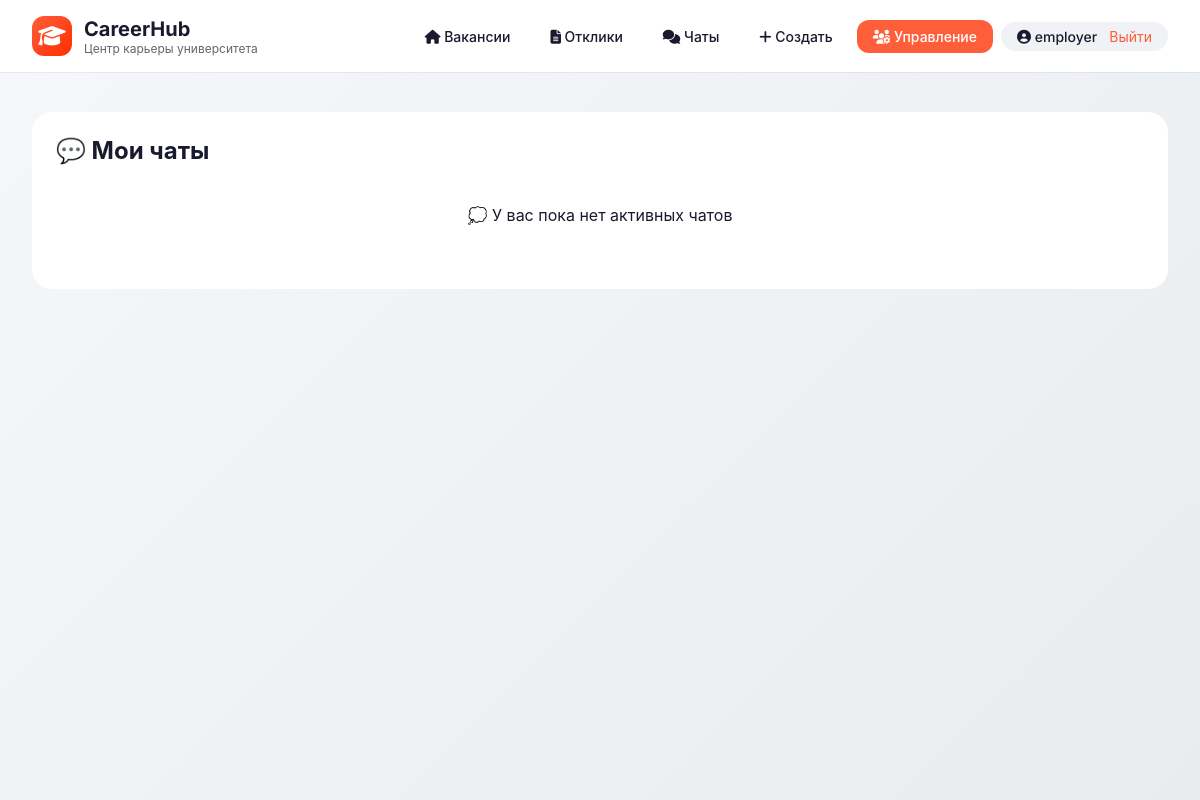
The app's page /my-chats (signed in), older data.
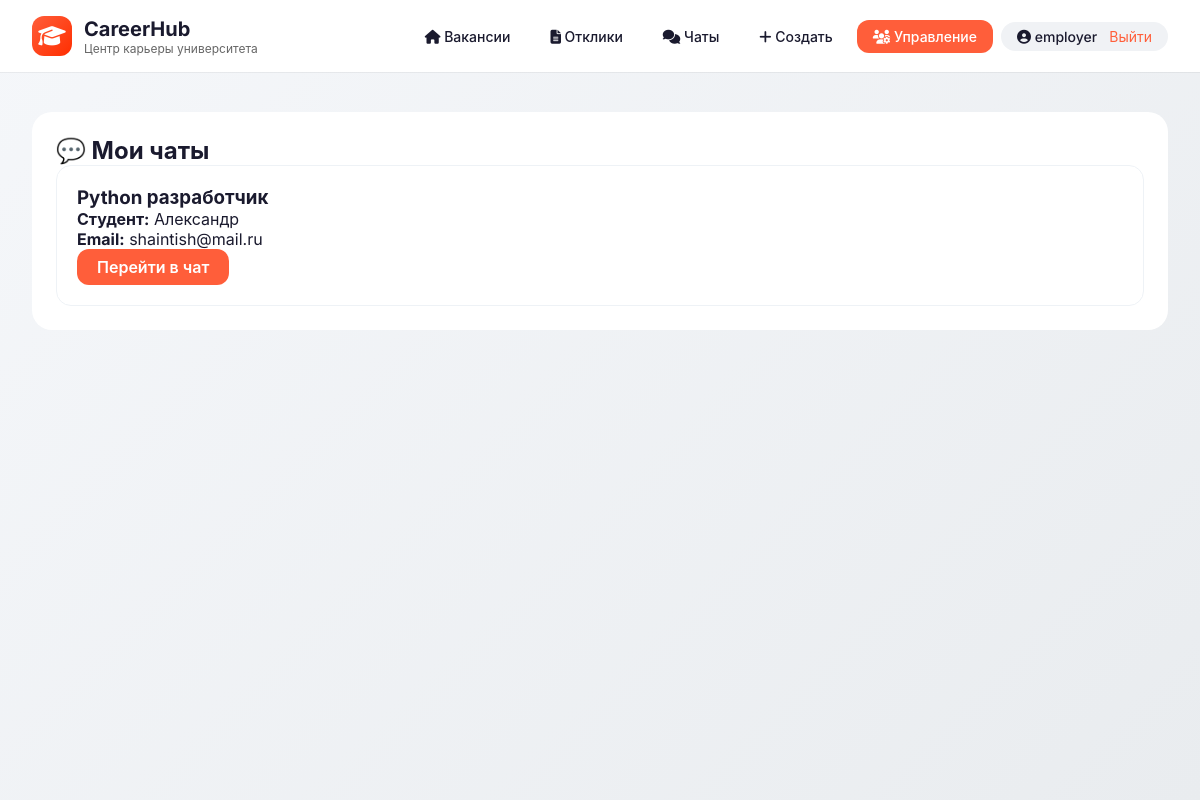
The same page, newer data.
### tables this page shows
CREATE TABLE chats (
            id INTEGER PRIMARY KEY AUTOINCREMENT,
            application_id INTEGER UNIQUE NOT NULL,
            student_email TEXT NOT NULL,
            student_name TEXT NOT NULL,
            vacancy_id INTEGER NOT NULL,
            vacancy_title TEXT NOT NULL,
            created_at TIMESTAMP DEFAULT CURRENT_TIMESTAMP
        );

### app/main.py (the view)
@app.get("/my-chats", response_class=HTMLResponse)
async def my_chats(request: Request):
    session_id = request.cookies.get("session_id")
    if not session_id or session_id not in sessions:
        return RedirectResponse(url="/login", status_code=303)
    current_user = sessions[session_id]
    if current_user.get("role") == "employer":
        all_chats = JobService.get_all_chats()
        active_chats = []
        for chat in all_chats:
            app = JobService.get_application(chat["application_id"])
            if app and app["status"] == "accepted":
                active_chats.append(chat)
    else:
        active_chats = JobService.get_chats_by_student_email(current_user.get("email"))
    return templates.TemplateResponse(
        "my_chats.html",
        {"request": request, "chats": active_chats, "user": current_user}
    )

### templates/my_chats.html
{% extends "base.html" %}
{% block content %}
<div class="table-container">
    <h2>💬 Мои чаты</h2>
    {% if chats and chats|length > 0 %}
        <div style="display: grid; gap: 20px;">
            {% for chat in chats %}
            <div style="background: white; border-radius: 15px; padding: 20px; border: 1px solid #eef2f6;">
                <h3>{{ chat.vacancy_title }}</h3>
                <p><strong>Студент:</strong> {{ chat.student_name }}</p>
                <p><strong>Email:</strong> {{ chat.student_email }}</p>
                <a href="/chat/{{ chat.application_id }}" class="btn-primary" style="display: inline-block; padding: 8px 20px;">Перейти в чат</a>
            </div>
            {% endfor %}
        </div>
    {% else %}
        <p style="text-align: center; padding: 40px;">💭 У вас пока нет активных чатов</p>
    {% endif %}
</div>
{% endblock %}

Row changes from the older to the newer data that the page shows:
added chats: vacancy_title "Python разработчик", student_name "Александр", student_email "shaintish@mail.ru"
Text that changed along with them:
text no longer shown: "💭 У вас пока нет активных чатов"
